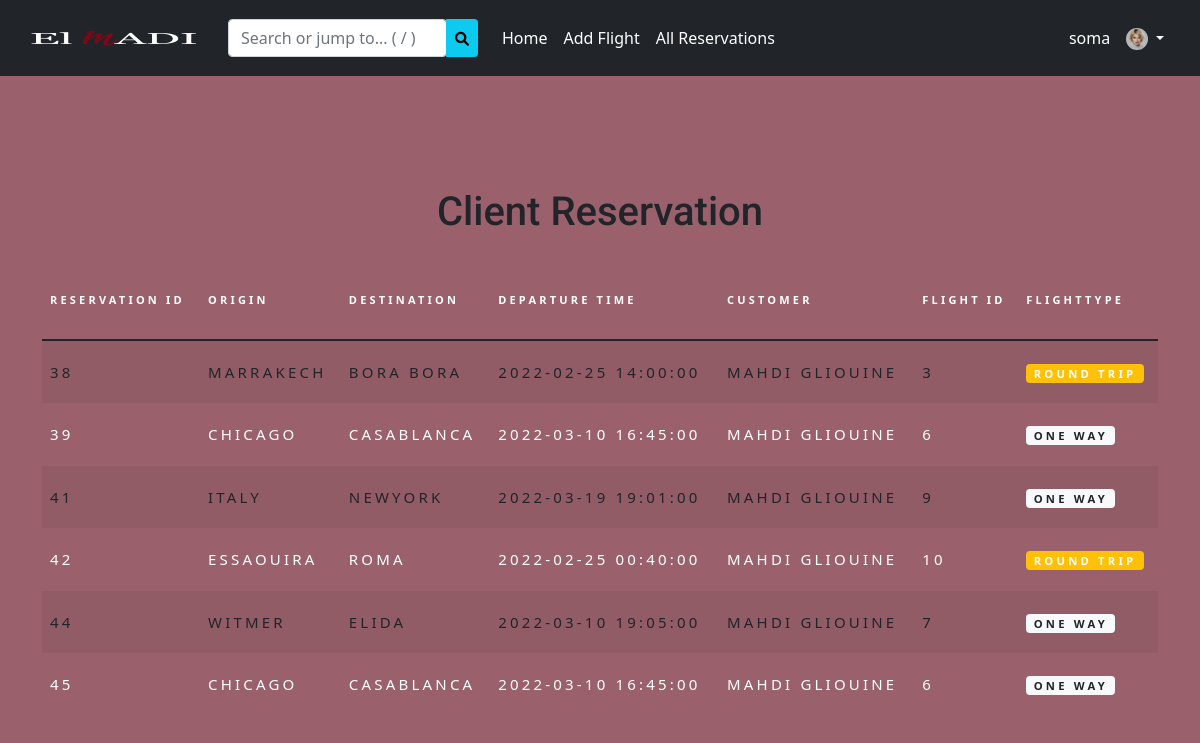
Page /allres (signed in) on the earlier database version.
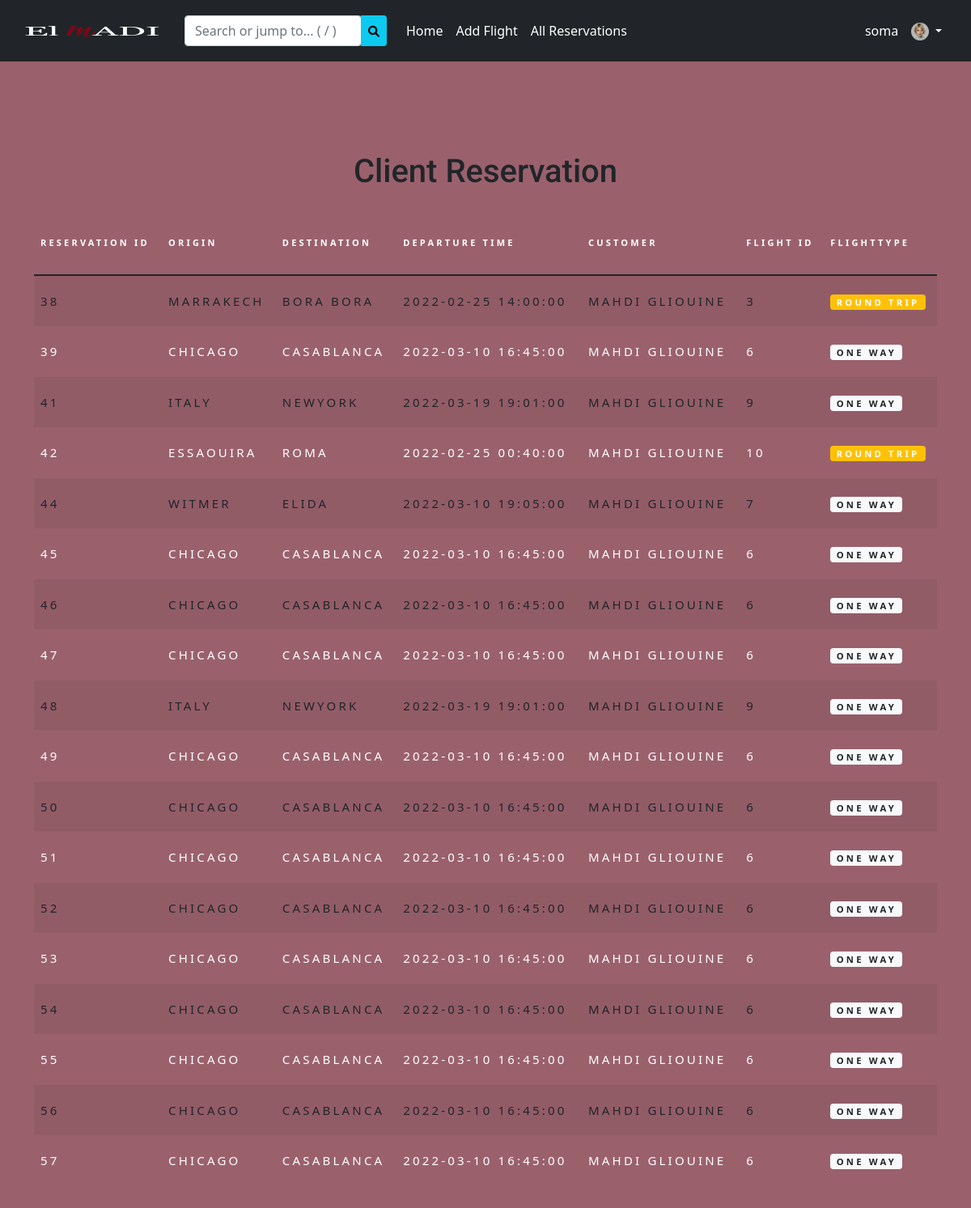
Same page on the later database version.
### tables this page shows
CREATE TABLE IF NOT EXISTS `booking` (
  `id` int(11) NOT NULL AUTO_INCREMENT,
  `id_user` int(11) NOT NULL,
  `id_vol` int(11) NOT NULL,
  `flight_type` varchar(255) NOT NULL,
  `origin` varchar(255) NOT NULL,
  `destination` varchar(255) NOT NULL,
  `dep_time` datetime NOT NULL,
  PRIMARY KEY (`id`)
);

CREATE TABLE IF NOT EXISTS `users` (
  `id` int(11) NOT NULL AUTO_INCREMENT,
  `fullname` varchar(255) NOT NULL,
  `username` varchar(255) NOT NULL,
  `password` varchar(255) NOT NULL,
  `role` int(11) DEFAULT NULL,
  PRIMARY KEY (`id`)
);

### controllers/HomeController.php (called while the page is built)
<?php
class HomeController{
    public function index($page){
        include('views/'.$page.'.php');
    }
}
?>

### autoload.php (called while the page is built, shortened)
<?php
function autoload($class_name){
    $array_paths = array(
        'database/',
        'app/classes/',
        'models/',
        'controllers/',
        'views/'
    );
    $parts = explode('\\',$class_name);
    $name = array_pop($parts);
    foreach($array_paths as $path){
        $file = sprintf($path.'%s.php',$name);
    }
}

### database/DB.php (called while the page is built)
<?php
class DB{
    static public function connect(){
        $db = new PDO("mysql:host=localhost;dbname=flight","root","");
        $db->exec("set names utf8");
        $db->setAttribute(PDO::ATTR_ERRMODE,PDO::ERRMODE_WARNING);
        return $db;
    }
}
?>

### models/Vol.php (called while the page is built, shortened)
<?php
class Vol{
    static public function getAllres($id_user)
    {
        if ($_SESSION['role'] == 1) {
            $stmt = DB::connect()->prepare('SELECT
                booking.id,
                booking.origin,
                booking.destination,
                booking.dep_time,
                users.fullname,
                booking.id_vol,
                booking.flight_type
            FROM
                booking
            INNER JOIN users ON booking.id_user = users.id;');
            $stmt->execute();
            return $stmt->fetchAll();
        } else {
            $stmt = DB::connect()->prepare('SELECT * FROM booking WHERE id_user=:id_user');
            $stmt->bindParam(':id_user', $id_user);
            $stmt->execute();
            return $stmt->fetchAll();
        }
    }
}

### controllers/VolsController.php (called while the page is built, shortened)
<?php
class VolsController{
    public function getAllreservations(){
        $vols = Vol::getAllres($_SESSION['id']);
        return $vols;
    }
}

### views/allres.php (the view, shortened to what this page needs)
<?php
if (isset($_POST['reserve'])) {
    $data = new VolsController();
    $vols = $data->reserveFlight();
} else {
    $data = new VolsController();
    $vols = $data->getAllreservations();
}
?>
<link rel="stylesheet" href="./views/assets/css/style.css">
<link rel="stylesheet" href="./views/assets/css/navbar.css">
<nav class="navbar navbar-expand-lg navbar-dark bg-dark">
    <div class="container-fluid">
        <a class="navbar-brand" href="<?php echo BASE_URL ?>">
            <img src="./views/assets/images/whitelogo.png" alt="">
        </a>
        <div class="collapse navbar-collapse" id="navbarSupportedContent">
            <form method="post" class="me-3">
                <div class="form-white input-group" style="width: 250px;">
                    <input type="text" name="search" class="form-control rounded" placeholder="Search or jump to... ( / )" aria-label="Search" aria-describedby="search-addon" />
                    <button class="btn btn-info btn-sm" name="find" type="submit"><i class="fa fa-search"></i></button>
                </div>
            </form>
            <ul class="navbar-nav me-auto mb-2 mb-lg-0">
                <li class="nav-item">
                    <a class="nav-link" href="<?php echo BASE_URL; ?>">Home</a>
                </li>
                <li class="nav-item">
                    <a class="nav-link" href="<?php echo BASE_URL; ?>add">Add Flight</a>
                </li>
                <li class="nav-item">
                    <a class="nav-link" href="<?php echo BASE_URL ?>allres">All Reservations</a>
                </li>
            </ul>
            <ul class="navbar-nav d-flex flex-row ms-auto me-3">
                <li class="nav-item">
                    <a class="nav-link" href="<?php echo BASE_URL ?>logout"><?php echo $_SESSION['username']; ?></a>
                </li>
                <li class="nav-item me-3 me-lg-0 dropdown">
                    <a class="nav-link dropdown-toggle" href="#" id="navbarDropdown1" role="button" data-bs-toggle="dropdown" aria-expanded="false">
                        <img src="./views/assets/images/pt4.jpg" class="rounded-circle" height="22" alt="" loading="lazy" />
                    </a>
                </li>
            </ul>
        </div>
    </div>
</nav>
<div class="content">
    <div class="container">
        <h1 class="mb-5 d-flex justify-content-center">Client Reservation</h1>
        <div class="table-responsive">
            <table class="table table-striped custom-table">
                <thead>
                    <tr>
                        <th scope="col">Reservation ID</th>
                        <th scope="col">Origin</th>
                        <th scope="col">Destination</th>
                        <th scope="col">Departure Time</th>
                        <th scope="col">Customer</th>
                        <th scope="col">Flight ID</th>
                        <th scope="col">Flighttype</th>
                    </tr>
                </thead>
                <tbody>
                    <?php foreach ($vols as $vol) : ?>
                        <tr scope="row">
                            <td>
                                <?php echo $vol['id']; ?>
                            </td>
                            <td><?php echo $vol['origin']; ?></td>
                            <td>
                                <?php echo $vol['destination']; ?>
                            </td>
                            <td><?php echo $vol['dep_time']; ?></td>
                            <td><?php echo $vol['fullname']; ?></td>
                            <td><?php echo $vol['id_vol']; ?></td>
                            <td><?php echo $vol['flight_type']
                                    ?
                                    '<span class="badge bg-light text-dark">One way</span>'
                                    :
                                    '<span class="badge bg-warning">Round trip</span>';; ?></td>
                        </tr>
                    <?php endforeach; ?>
                </tbody>
            </table>
        </div>
    </div>
</div>

### views/includes/header.php (shortened to what this page needs)
<!DOCTYPE html>
<html lang="en">
<head>
    <link href="https://cdn.jsdelivr.net/npm/bootstrap@5.1.3/dist/css/bootstrap.min.css" rel="stylesheet">
    <link rel="stylesheet" type="text/css" href="https://cdnjs.cloudflare.com/ajax/libs/font-awesome/6.0.0/css/all.css" />
</head>
<body>

### views/includes/footer.php (shortened to what this page needs)
</body>
</html>

### index.php
<?php
require_once './autoload.php';
require_once './views/includes/header.php';
require_once './views/includes/footer.php';
$homeuser = new HomeController();
$pages = ['homeadmin', 'homeuser', 'add', 'update', 'delete', 'login', 'register', 'logout', 'showvols', 'deleterev', 'allres', 'addpassenger', 'landpage', 'staticflight'];
if (isset($_SESSION['login']) && $_SESSION['login'] === true) {
    if (isset($_GET['page'])) {
        if (in_array($_GET['page'], $pages)) {
            $page = $_GET['page'];
            $homeuser->index($page);
        } else {
            include('views/includes/404.php');
        }
    } else if ($_SESSION['role'] == 0) {
        $homeuser->index('homeuser');
    } else if ($_SESSION['role'] == 1) {
        $homeuser->index('homeadmin');
    } else {
        $homeuser->index('landpage');
    }
    require_once './views/includes/footer.php';
} else if (isset($_GET['page']) && $_GET['page'] === 'register') {
    $homeuser->index('register');
} else if (isset($_GET['page']) && $_GET['page'] === 'login') {
    $homeuser->index('login');
} else if(isset($_GET['page']) && $_GET['page'] === 'staticflight'){
    $homeuser->index('staticflight');
}else{
    $homeuser->index('landpage');
}

### views/assets/css/style.css (style rules this page uses)
body { background-color: #9A616D; }
h1, h2, h3, h4, h5, h6, .h1, .h2, .h3, .h4, .h5, .h6 { font-family: "Roboto", -apple-system, BlinkMacSystemFont, "Segoe UI", Roboto, "Helvetica Neue", Arial, "Noto Sans", sans-serif, "Apple Color Emoji", "Segoe UI Emoji", "Segoe UI Symbol", "Noto Color Emoji"; }
.content { padding: 7rem 0; }
.custom-table { min-width: 900px; }
.custom-table thead tr, .custom-table thead th { padding-bottom: 30px; border-top: none; border-bottom: none !important; color: #fff; font-size: 11px; text-transform: uppercase; letter-spacing: .2rem; }
.custom-table tbody tr td { color: rgb(255, 255, 255); font-weight: 400; padding-bottom: 20px; padding-top: 20px; font-weight: 500; border: none; -webkit-transition: .3s all ease; -o-transition: .3s all ease; transition: .3s all ease; }
.custom-table tbody th , .custom-table tbody td { color: rgb(255, 255, 255); font-size: 15px; font-weight: 900; text-transform: uppercase; letter-spacing: .2rem; }
.custom-table tbody tr { -webkit-transition: .3s all ease; -o-transition: .3s all ease; transition: .3s all ease; }

### views/assets/css/navbar.css (style rules this page uses)
.navbar-dark .navbar-nav .nav-link { color: #fff; }

Differences in the rows shown:
added booking: id "46", origin "CHICAGO", destination "CASABLANCA", dep_time "2022-03-10 16:45:00", id_user.fullname "MAHDI GLIOUINE", id_vol "6", flight_type "ONE WAY"
added booking: id "47", origin "CHICAGO", destination "CASABLANCA", dep_time "2022-03-10 16:45:00", id_user.fullname "MAHDI GLIOUINE", id_vol "6", flight_type "ONE WAY"
added booking: id "48", origin "ITALY", destination "NEWYORK", dep_time "2022-03-19 19:01:00", id_user.fullname "MAHDI GLIOUINE", id_vol "9", flight_type "ONE WAY"
added booking: id "49", origin "CHICAGO", destination "CASABLANCA", dep_time "2022-03-10 16:45:00", id_user.fullname "MAHDI GLIOUINE", id_vol "6", flight_type "ONE WAY"
added booking: id "50", origin "CHICAGO", destination "CASABLANCA", dep_time "2022-03-10 16:45:00", id_user.fullname "MAHDI GLIOUINE", id_vol "6", flight_type "ONE WAY"
added booking: id "51", origin "CHICAGO", destination "CASABLANCA", dep_time "2022-03-10 16:45:00", id_user.fullname "MAHDI GLIOUINE", id_vol "6", flight_type "ONE WAY"
added booking: id "52", origin "CHICAGO", destination "CASABLANCA", dep_time "2022-03-10 16:45:00", id_user.fullname "MAHDI GLIOUINE", id_vol "6", flight_type "ONE WAY"
added booking: id "53", origin "CHICAGO", destination "CASABLANCA", dep_time "2022-03-10 16:45:00", id_user.fullname "MAHDI GLIOUINE", id_vol "6", flight_type "ONE WAY"
added booking: id "54", origin "CHICAGO", destination "CASABLANCA", dep_time "2022-03-10 16:45:00", id_user.fullname "MAHDI GLIOUINE", id_vol "6", flight_type "ONE WAY"
added booking: id "55", origin "CHICAGO", destination "CASABLANCA", dep_time "2022-03-10 16:45:00", id_user.fullname "MAHDI GLIOUINE", id_vol "6", flight_type "ONE WAY"
added booking: id "56", origin "CHICAGO", destination "CASABLANCA", dep_time "2022-03-10 16:45:00", id_user.fullname "MAHDI GLIOUINE", id_vol "6", flight_type "ONE WAY"
added booking: id "57", origin "CHICAGO", destination "CASABLANCA", dep_time "2022-03-10 16:45:00", id_user.fullname "MAHDI GLIOUINE", id_vol "6", flight_type "ONE WAY"
